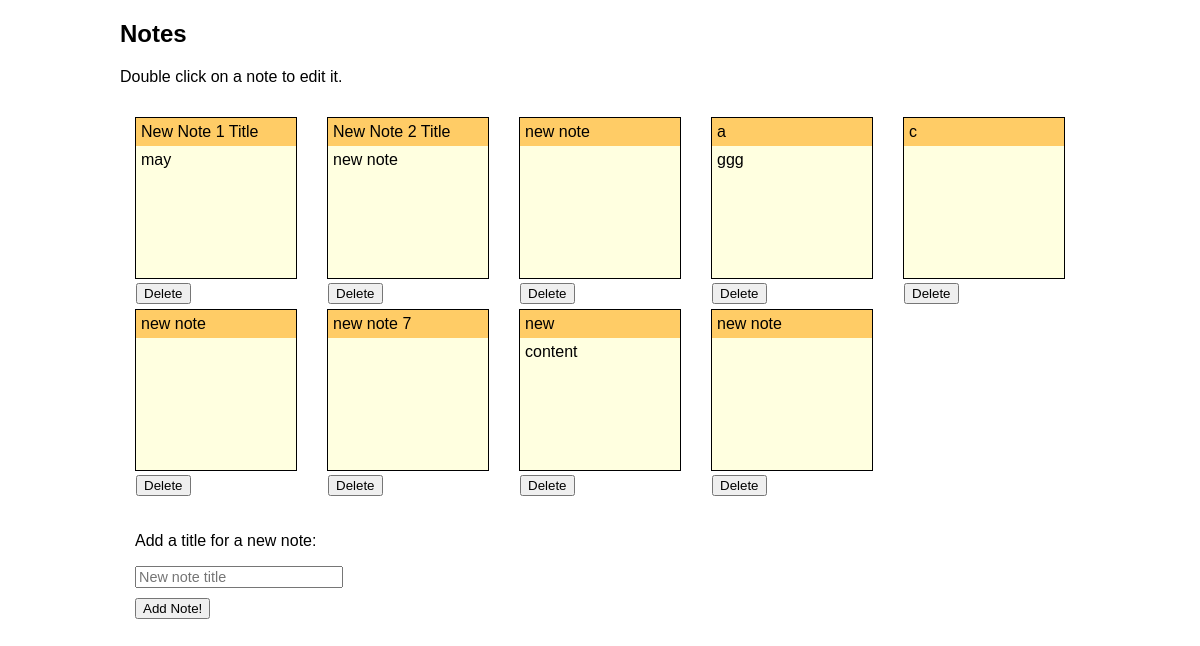
/advanced_postits/notes.php, run on the app's committed database.
### tables this page shows
CREATE TABLE `notes` (
  `id` int(11) NOT NULL AUTO_INCREMENT,
  `title` varchar(255) DEFAULT NULL,
  `description` text,
  `created_at` datetime DEFAULT NULL,
  `updated_at` datetime DEFAULT NULL,
  PRIMARY KEY (`id`)
);

### advanced_postits/connection.php (called while the page is built, shortened)
<?php
	function fetch_all($query)
	{
	 $data = array();
	 $result = mysql_query($query);
	 while($row = mysql_fetch_assoc($result))
	 {
	  $data[] = $row;
	 }
	 return $data;
	}
?>

### advanced_postits/notes.php (the view, shortened to what this page needs)
<?php
	require("connection.php");
?>
<!doctype html>
<html lang="en">
	<head>
		<link rel="stylesheet" href="notes.css">
	</head>
	<body>
		<div id="container">
			<h2>Notes</h2>
			<p>Double click on a note to edit it.</p>
			<div id='all_notes'>
				<?php
					$query = "SELECT id, title, description FROM notes";
					$notes = fetch_all($query);
						foreach($notes as $note)
						{
							echo
								"<div class='note' id='note"  . $note['id'] . "'>" .
									"<div class='note_title'>" . $note['title'] . "</div>" .
									"<div class='note_description' id=" . $note['id'] . ">" . $note['description'] . "</div>" .
									"<div class='note_description_edit' id=" . $note['id'] . ">" .
										"<form action='process.php' method='post' class='edit_note_form'>" .
											"<textarea name='note'>" . $note['description'] . "</textarea>" .
											"<input type='hidden' name='id' value=" . $note['id'] . ">" .
											"<input type='hidden' name='action' value='edit_note'>" .
										"</form>" .
									"</div>" .
									"<form action='process.php' method='post' class='delete_note_form'>" .
										"<input type='hidden' name='id' value=" . $note['id'] . ">" .
										"<input type='hidden' name='action' value='delete_note'>" .
										"<input type='submit' class='delete_button' value='Delete'>" .
									"</form>" .
								"</div>";
						}
				?>
			</div>
			<div id="new_note">
				<form action="process.php" method="post" id="new_note_form">
					<p>Add a title for a new note:</p>
					<input type="text" id="new_note_title" name="new_note_title" placeholder="New note title">
					<br>
					<input type="submit" value="Add Note!">
				</form>
			</div>
		</div>
	</body>
</html>

### advanced_postits/notes.css (style rules this page uses)
* { font-family: sans-serif; }
#container { width: 960px; margin: 0 auto; }
#new_note { padding-top: 30px; margin-left: 15px; clear: both; }
div.note { width: 160px; height: 160px; background-color: lightyellow; margin: 15px; border: 1px solid black; float: left; }
.note_title { background-color: #FFCC66; padding: 5px; }
.note_description { padding: 5px; width: 150px; height: 122px; }
#new_note_title { width: 200px; font-size: .9em; margin-bottom: 10px; }
.delete_button { margin-top: 5px; }

### data on the page
notes: title "New Note 1 Title", description "may"
notes: title "New Note 2 Title", description "new note"
notes: title "new note"
notes: title "a", description "ggg"
notes: title "c"
notes: title "new note"
notes: title "new note 7"
notes: title "new", description "content"
notes: title "new note"
